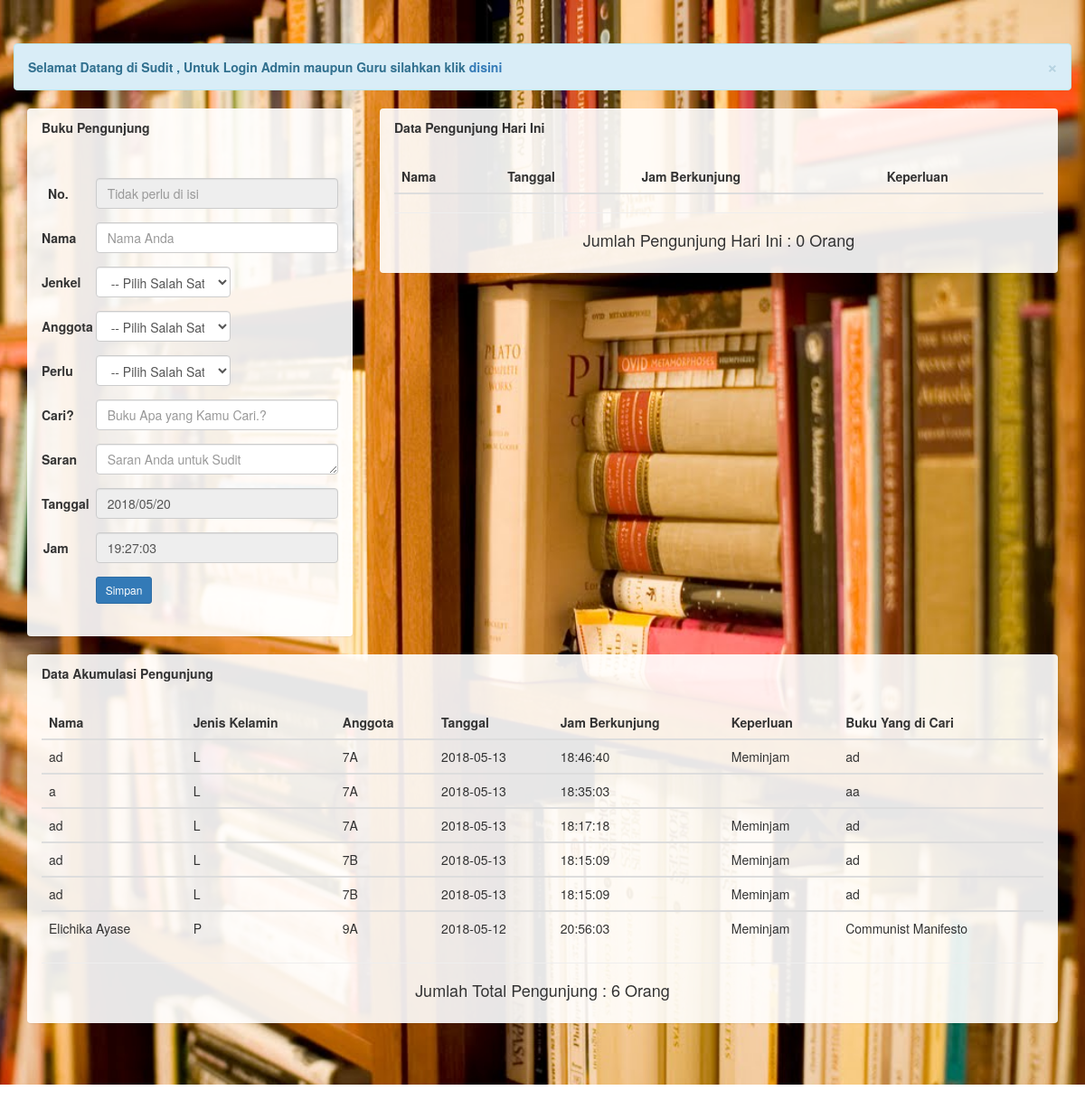
/sudit/pengunjung.php, run on the app's committed database.
### tables this page shows
CREATE TABLE IF NOT EXISTS `pengunjung` (
`id` int(6) NOT NULL,
  `nama` varchar(255) NOT NULL,
  `jk` varchar(2) NOT NULL,
  `kelas` varchar(17) NOT NULL,
  `perlu1` enum('Membaca','Meminjam','','','') NOT NULL,
  `cari` varchar(255) NOT NULL,
  `saran` varchar(255) NOT NULL,
  `tgl_kunjung` date NOT NULL,
  `jam_kunjung` time NOT NULL
);

### sudit/pengunjung.php (the view, shortened to what this page needs)
<!DOCTYPE html>
<html>
<head>
    <link href="admin/bootstrap/css/bootstrap.css" rel="stylesheet" type="text/css" />
            <link type="text/css" href="admin/images/icons/css/font-awesome.css" rel="stylesheet">
      </head>
      <body >
               <div class="jumbotron" style="background-image: url(latar.jpg); background-size: cover; background-attachment: fixed; background-position: center; min-height: 750px;">
    <div class="container-fluid">
                    <div class="row">
                    <div class="col-lg-12">
            <div class="alert alert-info alert-dismissable">
              <button type="button" class="close" data-dismiss="alert" aria-hidden="true">&times;</button>
		<b>Selamat Datang di Sudit , Untuk Login Admin maupun Guru silahkan klik <a href="login_user.php">disini</a></b>
          </div>
          <div class="col-md-4">
            <section style="background-color: rgba(255,255,255,0.90);" class="panel">
                <header class="panel-heading">
                    <b>Buku Pengunjung</b>
                </header>
                <div class="panel-body">
                    <div class="twt-area">
                        <form class="form-horizontal style-form" style="margin-top: 20px;" action="insert-pengunjung.php"  method="post" enctype="multipart/form-data" name="form1" id="form1">
                          <div class="form-group">
                              <label class="col-sm-2 col-sm-2 control-label">No. </label>
                              <div class="col-sm-10">
                                  <input name="id" type="text" id="id" class="form-control" placeholder="Tidak perlu di isi" autofocus="on" readonly="readonly" />
                              </div>
                          </div>
                          <div class="form-group">
                              <label class="col-sm-2 col-sm-2 control-label">Nama</label>
                              <div class="col-sm-10">
                                  <input name="nama" type="text" id="nama" class="form-control" placeholder="Nama Anda" required />
                              </div>
                          </div>
                          <div class="form-group">
                              <label class="col-sm-2 col-sm-2 control-label">Jenkel</label>
                                  <div class="col-sm-6">
                                  <select class="form-control" name="jk" id="jk">
                                  <option> -- Pilih Salah Satu --</option>
                                  </select>
                              </div>
                          </div>
                          <div class="form-group">
                              <label class="col-sm-2 col-sm-2 control-label">Anggota</label>
                              <div class="col-sm-6">
                                  <select class="form-control" name="kelas" id="kelas">
                                  <option> -- Pilih Salah Satu --</option>
                                  </select>
                              </div>
                          </div>
                          <div class="form-group">
                              <label class="col-sm-2 col-sm-2 control-label">Perlu</label>
                              <div class="col-sm-6">
                              <select class="form-control" name="perlu1" id="perlu1">
                                  <option> -- Pilih Salah Satu --</option>
                                  </select>
                              </div>
                          </div>
                          <div class="form-group">
                              <label class="col-sm-2 col-sm-2 control-label">Cari?</label>
                              <div class="col-sm-10">
                                  <input name="cari" type="text" id="cari" class="form-control" placeholder="Buku Apa yang Kamu Cari.?" required />
                              </div>
                          </div>
                          <div class="form-group">
                              <label class="col-sm-2 col-sm-2 control-label">Saran</label>
                              <div class="col-sm-10">
                                  <textarea rows="1.5" name="saran" id="saran" class="form-control" placeholder="Saran Anda untuk Sudit" cols="25"></textarea>
                              </div>
                          </div>
                          <div class="form-group">
                              <label class="col-sm-2 col-sm-2 control-label">Tanggal</label>
                              <div class="col-sm-10">
                                  <input name="tgl_kunjung" type="text" class="form-control" id="tgl_kunjung" value="<?php echo "".date("Y/m/d").""; ?>" readonly="readonly"/>
                              </div>
                          </div>
                          <div class="form-group">
                              <label class="col-sm-2 col-sm-2 control-label">Jam</label>
                              <div class="col-sm-10">
                                  <input name="jam_kunjung" type="text" class="form-control" id="jam_kunjung" value="<?php echo "".date("H:i:s").""?>" readonly="readonly"/>
                              </div>
                          </div>
                          <div class="form-group" style="margin-bottom: 20px;">
                              <label class="col-sm-2 col-sm-2 control-label"></label>
                              <div class="col-sm-8">
                                  <input type="submit" value="Simpan" name="simpan" class="btn btn-sm btn-primary" />&nbsp;
                              </div>
                          </div>
                        </form>
                    </div>
                </div>
            </section>
        </div>
                         <div  class="col-md-8">
                            <section style="background-color: rgba(255,255,255,0.90);" class="panel">
                              <header class="panel-heading">
                                  <b>Data Pengunjung Hari Ini</b>
                            </header>
                            <div class="panel-body table-responsive">
                            <?php
                    $tanggal = date("Y/m/d");
                    ?>
                                <table class="table table-hover">
                                  <thead>
                                    <tr>
                                        <th>Nama</th>
                                        <th>Tanggal</th>
                                        <th>Jam Berkunjung </th>
                                        <th>Keperluan</th>
                                  </tr>
                              </thead>
                      </table><hr />
                    <?php $tampil=mysql_query("select * from pengunjung where tgl_kunjung='$tanggal'");
                          $user=mysql_num_rows($tampil);
                    ?>
                  <center><h4>Jumlah Pengunjung Hari Ini : <?php echo "$user"; ?> Orang </h4> </center>
                </div>
              </section>
          </div>
                        <div class="col-md-12">
                            <section style="background-color: rgba(255,255,255,0.90);" class="panel">
                              <header class="panel-heading">
                                <b>  Data Akumulasi Pengunjung</b>
                            </header>
                            <div class="panel-body table-responsive">
                            <?php
                    $query="select * from pengunjung order by id desc limit 10";
                    $tampil=mysql_query($query) or die(mysql_error());
                    ?>
                                <table class="table table-hover">
                                  <thead>
                                    <tr>
                                        <th>Nama</th>
                                        <th>Jenis Kelamin</th>
                                        <th>Anggota</th>
                                        <th>Tanggal</th>
                                        <th>Jam Berkunjung </th>
                                        <th>Keperluan</th>
                                        <th>Buku Yang di Cari</th>
                                  </tr>
                              </thead>
                                 <?php while($data1=mysql_fetch_array($tampil))
                    { ?>
                    <tbody>
                    <tr>
                    <td><?php echo $data1['nama']; ?></td>
                    <td><?php echo $data1['jk']; ?></td>
                    <td><?php echo $data1['kelas'];?></td>
                    <td><?php echo $data1['tgl_kunjung'];?></td>
                    <td><?php echo $data1['jam_kunjung'];?></td>
                    <td><?php echo $data1['perlu1'];?></td>
                    <td><?php echo $data1['cari'];?></td>
                    <?php
              }
              ?>
                      </table><hr />
                  <?php $tampil1=mysql_query("select * from pengunjung order by id");
                        $user1=mysql_num_rows($tampil1);
                    ?>
                  <center><h4>Jumlah Total Pengunjung : <?php echo "$user1"; ?> Orang </h4> </center>
                  </div>
              </section>
          </div>
          </div>
</body>
</html>

### data on the page
pengunjung: nama "ad", jk "L", kelas "7A", tgl_kunjung "2018-05-13", jam_kunjung "18:46:40", perlu1 "Meminjam", cari "ad"
pengunjung: nama "a", jk "L", kelas "7A", tgl_kunjung "2018-05-13", jam_kunjung "18:35:03", cari "aa"
pengunjung: nama "ad", jk "L", kelas "7A", tgl_kunjung "2018-05-13", jam_kunjung "18:17:18", perlu1 "Meminjam", cari "ad"
pengunjung: nama "ad", jk "L", kelas "7B", tgl_kunjung "2018-05-13", jam_kunjung "18:15:09", perlu1 "Meminjam", cari "ad"
pengunjung: nama "ad", jk "L", kelas "7B", tgl_kunjung "2018-05-13", jam_kunjung "18:15:09", perlu1 "Meminjam", cari "ad"
pengunjung: nama "Elichika Ayase", jk "P", kelas "9A", tgl_kunjung "2018-05-12", jam_kunjung "20:56:03", perlu1 "Meminjam", cari "Communist Manifesto"

### other printed values
$user "0"
$user1 "6"
